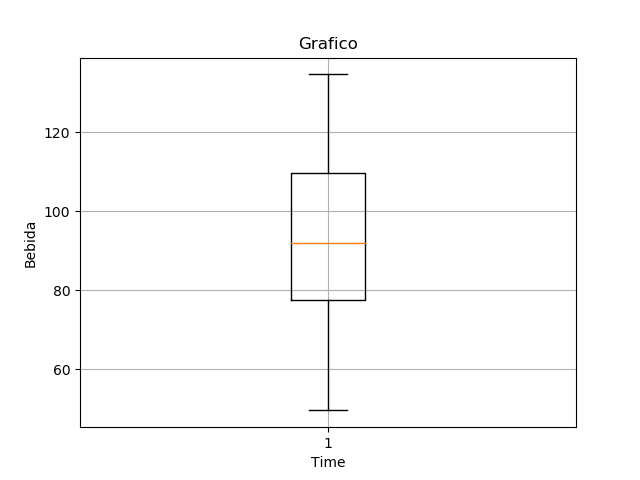

Generate this figure with Python:
import pandas as pd
import matplotlib.pyplot as plt

x = pd.read_csv(r"C:\Users\kelvin\Desktop\a8_d_Bebida.csv")

plt.boxplot(x["Bebida"])

plt.title('Grafico')
plt.xlabel('Time')
plt.ylabel('Bebida')

plt.grid(True)

plt.show()
